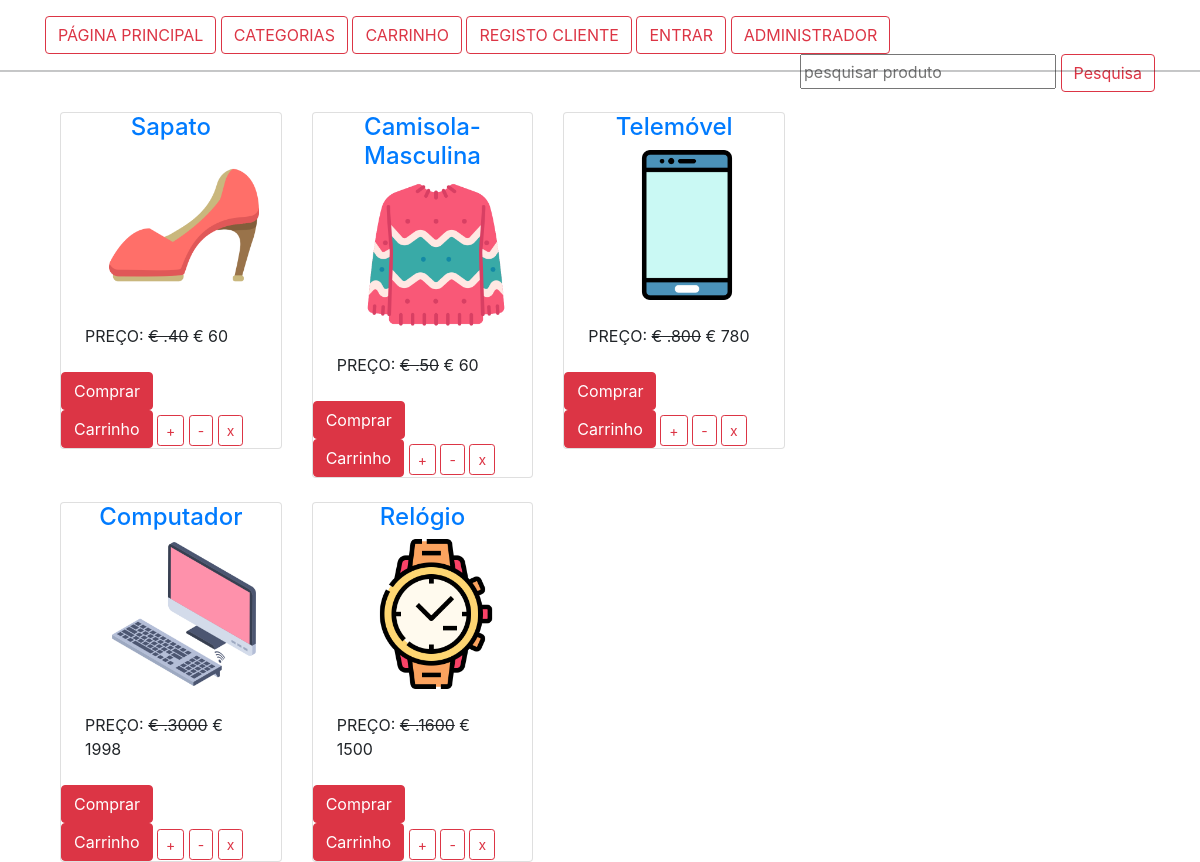
The page / on the database its author committed.
### lojaapp/models.py (models this page shows, shortened)
class Produto(models.Model):
    titulo = models.CharField(max_length=200)
    slug = models.SlugField(unique=True)
    categoria = models.ForeignKey(Categoria, on_delete=models.CASCADE)
    image = models.ImageField(upload_to='produtos')
    preco_mercado = models.PositiveIntegerField()
    venda =models.PositiveSmallIntegerField()
    descricao = models.TextField()
    garantia = models.CharField(max_length=600,null=True,blank=True)
    return_devolucao = models.CharField(max_length=300,null=True,blank=True)
    visualizacao = models.PositiveIntegerField(default=0)

### lojaapp/views.py (the view)
# urls.py: path("", HomeView.as_view(), name="home"),
class HomeView(LojaMix, TemplateView):
    template_name = "home.html"
    def get_context_data(self, **kwargs):
        context = super().get_context_data(**kwargs)
        carro_id = self.request.session.get("carro_id",None)
        if carro_id:
            carro = Carro.objects.get(id=carro_id)
        else:
            carro = None
        context['carro'] = carro
        context['produto_list'] = Produto.objects.all().order_by("-id")
        return context

### lojaapp/views.py (called while the page is built)
  def dispatch(self, request, *args, **kwargs):
      carro_id = request.session.get("carro_id")
      if carro_id:
         carro_obj = Carro.objects.get(id=carro_id)
         if request.user.is_authenticated and Cliente.objects.filter(user=request.user).exists():
            carro_obj.cliente = request.user.cliente #abrir
            carro_obj.save()
      return super().dispatch(request, *args, **kwargs)

### templates/home.html (shortened to what this page needs)
{% extends "base.html" %}
{% block content%}
<div class="container">
    <div  class="row">
        {% for lista in produto_list %}
        <div class="col-md-4">
            <div class="mt-4">
                <div class="card m-8">
                    <h4 class="text-center"><a href=" {% url 'lojaapp:produtodetalhe' lista.slug %}"> {{lista.titulo }} </h4></a>
                      <img  class="ml-5" src="{{lista.image.url}}" width="150px">
                              <p class="m-4">PREÇO: <strike> € .{{lista.preco_mercado }}</strike> € {{lista.venda}}</p>
                            <div class="text-left">
                                <a href="{% url 'lojaapp:produtodetalhe' lista.slug %}"> <button class="btn btn-danger mr-5" type="button">Comprar</button> </a>
                                <a href="{% url 'lojaapp:meucarro'  %}"> <button class="btn btn-danger " type="button" >Carrinho</button> </a>
                                 <a href="{% url 'lojaapp:meucarro'%}" class="btn btn-outline-danger btn-sm mt-1 "> + </a>
                                <a href="{% url 'lojaapp:meucarro'%}" class="btn btn-outline-danger btn-sm mt-1 "> - </a>
                                <a href="{% url 'lojaapp:meucarro'%}" class="btn btn-outline-danger btn-sm mt-1 " > x </a>
                             </div>
                   </div>
              </div>
          </div>
{% endfor %}
     </div>
</div>
{% endblock %}

### rows shown on the page
Produto: titulo "Sapato", image (picture), preco_mercado "40", venda "60"
Produto: titulo "Camisola-Masculina", image (picture), preco_mercado "50", venda "60"
Produto: titulo "Telemóvel", image (picture), preco_mercado "800", venda "780"
Produto: titulo "Computador", image (picture), preco_mercado "3000", venda "1998"
Produto: titulo "Relógio", image (picture), preco_mercado "1600", venda "1500"
